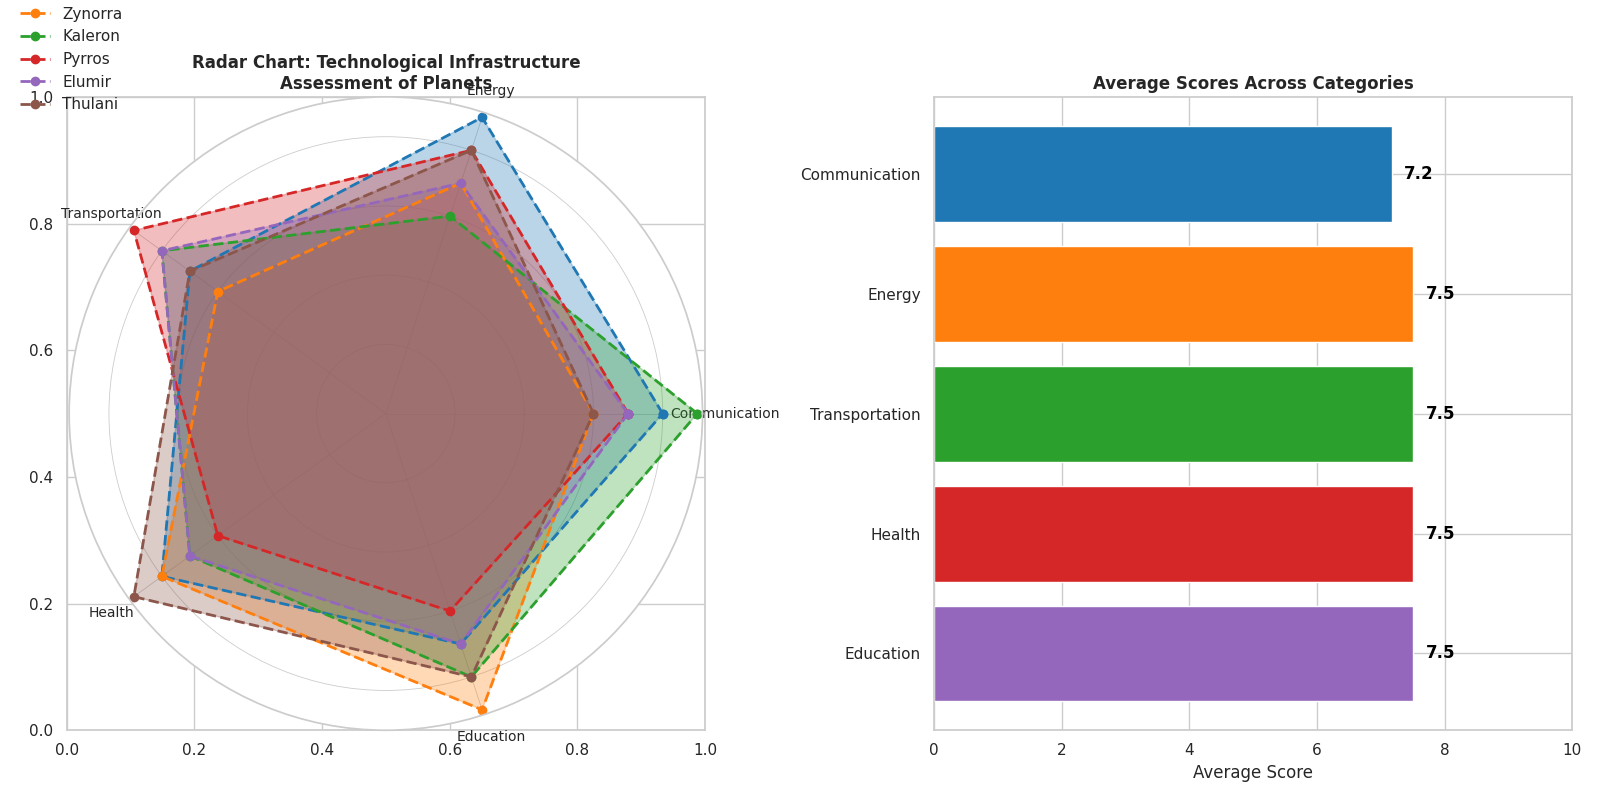

Generate this figure with Python:
import matplotlib.pyplot as plt
import numpy as np

categories = ['Communication', 'Energy', 'Transportation', 'Health', 'Education']
num_vars = len(categories)

nova_terra = [8, 9, 7, 8, 7]
zynorra = [6, 7, 6, 8, 9]
kaleron = [9, 6, 8, 7, 8]
pyrros = [7, 8, 9, 6, 6]
elumir = [7, 7, 8, 7, 7]
thulani = [6, 8, 7, 9, 8]

average_scores = [
    np.mean([nova_terra[i], zynorra[i], kaleron[i], pyrros[i], elumir[i], thulani[i]]) 
    for i in range(num_vars)
]

def create_radar_chart(ax, data, color, label):
    angles = np.linspace(0, 2 * np.pi, num_vars, endpoint=False).tolist()
    data += data[:1]
    angles += angles[:1]
    
    ax.fill(angles, data, color=color, alpha=0.3)
    ax.plot(angles, data, color=color, linestyle='--', linewidth=2, label=label, marker='o')

fig, (ax1, ax2) = plt.subplots(1, 2, figsize=(16, 8), subplot_kw=dict(polar=False))

ax1.set_title('Radar Chart: Technological Infrastructure\nAssessment of Planets', fontsize=12, fontweight='bold')
polar_ax = fig.add_subplot(121, polar=True)
create_radar_chart(polar_ax, nova_terra, '#1f77b4', 'Nova Terra')   # Changed color
create_radar_chart(polar_ax, zynorra, '#ff7f0e', 'Zynorra')         # Changed color
create_radar_chart(polar_ax, kaleron, '#2ca02c', 'Kaleron')         # Changed color
create_radar_chart(polar_ax, pyrros, '#d62728', 'Pyrros')           # Changed color
create_radar_chart(polar_ax, elumir, '#9467bd', 'Elumir')           # Changed color
create_radar_chart(polar_ax, thulani, '#8c564b', 'Thulani')         # Changed color
polar_ax.set_yticklabels([])
polar_ax.set_xticks(np.linspace(0, 2 * np.pi, num_vars, endpoint=False))
polar_ax.set_xticklabels(categories, fontsize=10)
polar_ax.grid(True, linestyle='-', linewidth=0.6)
polar_ax.legend(loc='upper left', bbox_to_anchor=(-0.1, 1.2), frameon=False)

ax2.barh(categories, average_scores, color=['#1f77b4', '#ff7f0e', '#2ca02c', '#d62728', '#9467bd'])  # Changed colors
ax2.set_xlim(0, 10)
ax2.set_title('Average Scores Across Categories', fontsize=12, fontweight='bold')
ax2.set_xlabel('Average Score')
ax2.invert_yaxis()
for i, score in enumerate(average_scores):
    ax2.text(score + 0.2, i, f'{score:.1f}', va='center', color='black', fontweight='bold')

plt.tight_layout()
plt.show()
